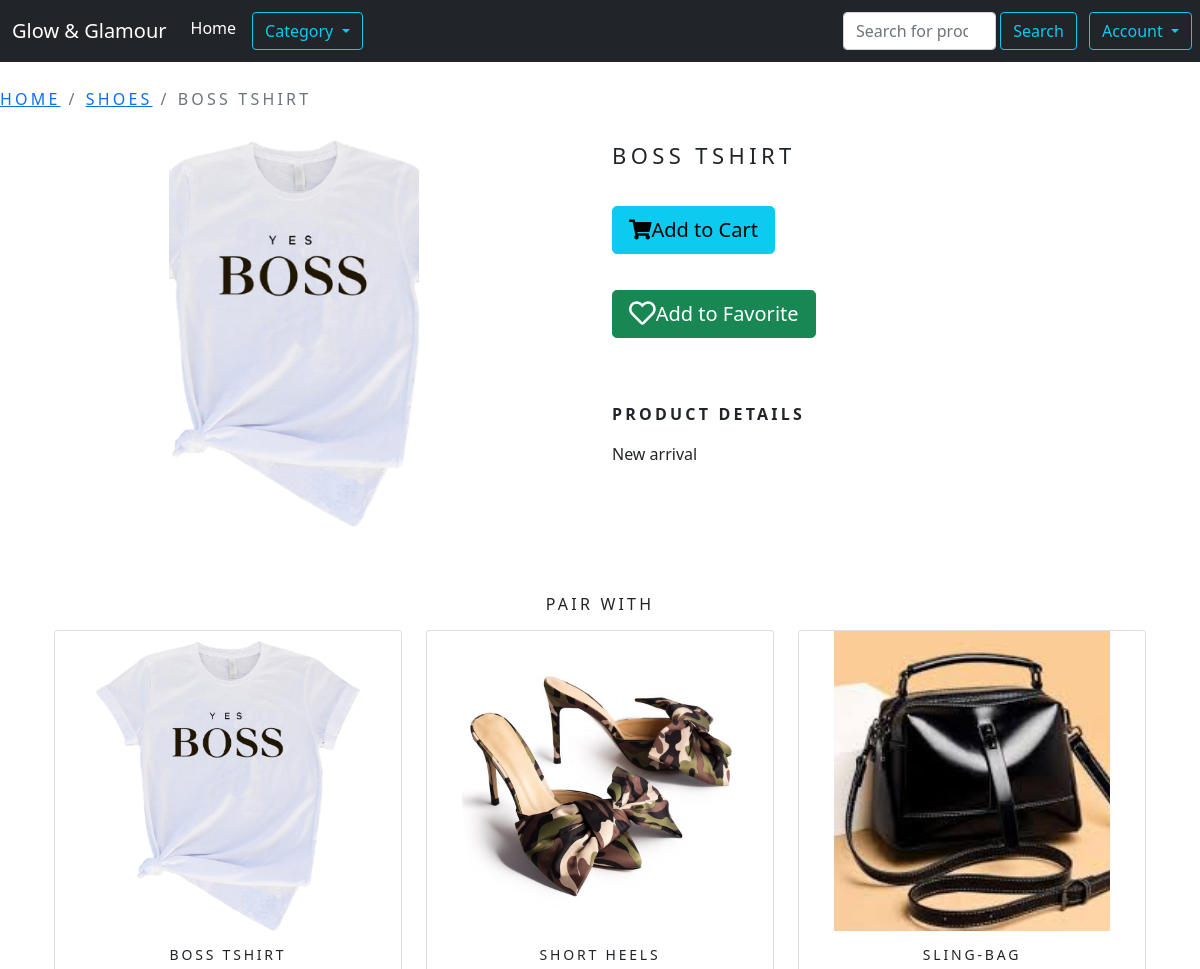
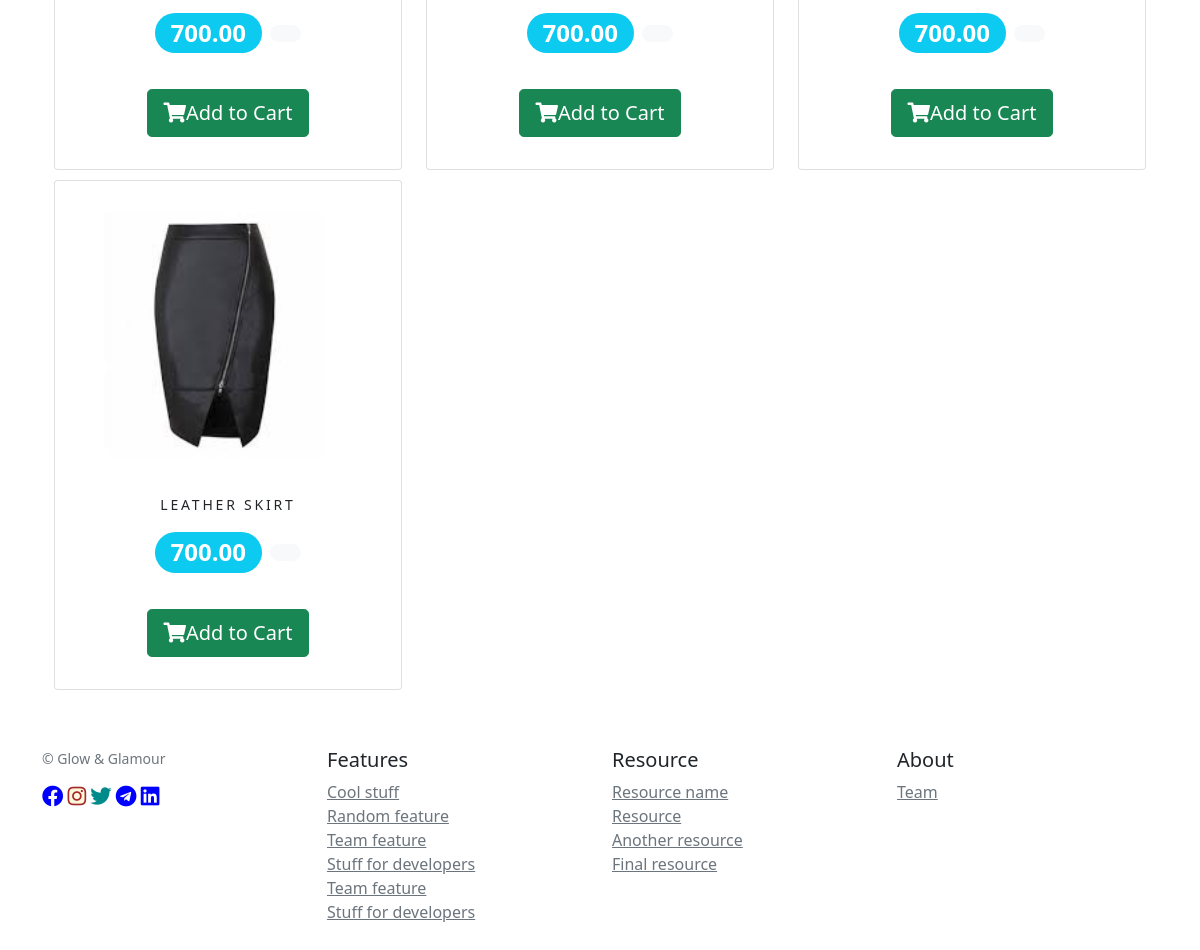
/shop/shoes/boss-tshirt/, run on the app's committed database (2 pictures, top to bottom).
### shop/models.py (models this page shows, shortened)
class Product(models.Model):
	pair_with = models.ManyToManyField("self",blank=True)
	name = models.CharField(max_length=50, unique=True,null=True)
	slug = models.SlugField(max_length=50, unique=True,null=True)
	description = models.TextField(blank=True,null=True)
	category = models.ForeignKey(Category, on_delete=models.CASCADE, null=True, blank=True)
	price = models.DecimalField(max_digits=10, decimal_places=2)
	discount=models.IntegerField(default="1")
	image = models.ImageField(upload_to='product', blank=True)
	stock = models.IntegerField(null=True)
	available = models.BooleanField(default=True,null=True)
	created = models.DateTimeField(auto_now=True,null=True)
	updated = models.DateTimeField(auto_now=True,null=True)
	favourite = models.ManyToManyField(User ,related_name='favourite',blank=True,null=True)
	class Meta:
		ordering = ('name',)
		verbose_name = 'product'
		verbose_name_plural = 'products'
	def get_url(self):
		return reverse('shop:ProdCatDetail', args=[self.category.slug, self.slug])

class Category(models.Model):
	name = models.CharField(max_length=50,unique=True,null=True)
	slug = models.SlugField(max_length=50,unique=True,null=True)
	image = models.ImageField(upload_to='product', blank=True)
	price = models.DecimalField(max_digits=10, decimal_places=2,null=True)
	description = models.TextField(blank=True)
	image = models.ImageField(upload_to='category',blank=True)
	class Meta:
		ordering = ('name',)
		verbose_name = 'category'
		verbose_name_plural = 'categories'
	def get_url(self):
		return reverse('shop:products_by_category', args=[self.slug])
	def __str__(self):
		return '{}'.format(self.name)

### shop/views.py (the view)
# urls.py: path('<slug:c_slug>/<slug:product_slug>/', views.ProdCatDetail, name='ProdCatDetail'), #view for product details
def ProdCatDetail(request, c_slug, product_slug):
    try:
        product = Product.objects.get(category__slug=c_slug, slug=product_slug)
        pair_with = product.pair_with.all()
        print(c_slug,product_slug)
        ctg= Category.objects.get(name=product.category)
        related_products = Product.objects.filter(category=ctg)
        context = {
            'ctg':ctg,
            'product':product,
            'related_products':related_products,
            "pair_with":pair_with,
        }
        print(product.pair_with, "is the product")
    except Exception as e:
        raise e
    return render(request, 'product.html', context)

### cart/context_processors.py (called while the page is built)
def counter(request): #Used to display no. of items in cart from navbar
	item_count = 0
	if 'admin' in request.path:
		return{}
	else:
		try:
			cart = Cart.objects.filter(cart_id=_cart_id(request))
			cart_items = CartItem.objects.all().filter(cart=cart[:1])
			for cart_item in cart_items:
				item_count += cart_item.quantity
		except Cart.DoesNotExist:
			item_count = 0
	return dict(item_count = item_count)

### cart/views.py (called while the page is built)
def _cart_id(request):
    cart = request.session.session_key
    if not cart:
        cart = request.session.create()
    return cart

### shop/context_processors.py (called while the page is built)
def menu_links(request):
	links = Category.objects.all()
	return dict(links=links)

### wish/context_processors.py (called while the page is built)
def counter(request):
	item_count = 0
	if 'admin' in request.path:
		return{}
	else:
		try:
			wish = Wish.objects.filter(wish_id=_wish_id(request))
			wish_items = WishItem.objects.all().filter(wish=wish[:1])
			for wish_item in wish_items:
				item_count += wish_item.quantity
		except Wish.DoesNotExist:
			item_count = 0
	return dict(item_count = item_count)

### wish/views.py (called while the page is built)
def _wish_id(request):
    wish = request.session.session_key
    if not wish:
        wish = request.session.create()
    return wish

### shop/templates/product.html (shortened to what this page needs)
{% extends "base.html" %}
{% load static %}
{% block content %}
	<div class="row my_prod_row_class">
		<nav aria-label="breadcrumb">
			<ol class="breadcrumb">
			  <li class="breadcrumb-item my_title" aria-current="page"><a href="{% url 'shop:allProdCat' %}">Home</a></li>
			  <li class="breadcrumb-item my_title" aria-current="page"><a href="{{ product.category.get_url }}">{{product.category}} </a></li>
			  <li class="breadcrumb-item active my_title" aria-current="page" >{{product.name}}</a></li>
			</ol>
		  </nav>
		<div class="container">
			<div class="row">
				<div class="col-12 col-sm-12 col-md-12 col-lg-6 text-center">
					<div style="min-width: 18rem">
						<img class="img" src="{{product.image.url}}" height="400px" width="250" alt="{{ product.name }}" class="d-block w-100" >
					</div>
				</div>
				<div class="col-12 col-sm-12 col-md-12 col-lg-6">
					<div>
						<h1 class="my_prod_title">{{product.name}}</h1>
						{% if product.stock <= 0 %}
						<p class="text-justify my_prod_text"><b>Out of Stock</b></p>
					    {% else %}
						<div class="row">
						<p><a class="btn btn-info btn-lg " href="{% url 'cart:add_cart' product.id %}"><i class="fas fa-shopping-cart"></i>Add to Cart</a></p>
						<form action="/" method="POST">
							<p><a class="btn btn-success btn-lg" type="submit" href="{% url 'wish:add_wish' product.id %}"><i class="far fa-heart fa-lg"></i>Add to Favorite</a></p>
						</form>
						</div>
					    {% endif %}
						<br>
						<br>
						<p class="my_title"><b>Product Details</b></p>
						<p class="text-justify my_prod_text">{{product.description}}</p>
					</div>
				</div>
			</div>
		</div>
	</div>
    <br>
	<br>
	<div>
		<h1 class="text-center my_title">Pair with</h1>
	</div>
    <div class="container">
		<div class="row mx-auto">
		{% for rel_product in related_products %}
		<div class="my_bottom_margin col-9 col-sm-12 col-md-4 col-md-12 col-lg-4">
			<div class="card text-center" style="min-width: 18rem;">
			<a href="{{ rel_product.get_url }}"><img class="img" src="{{rel_product.image.url}}" class="d-block w-100" alt="{{ rel_product.name }}" height="400px"></a>
			<div class="card-body">
			    <h4>{{rel_product.name}}</h4>
			    <p><h2><span class="badge rounded-pill bg-info">{{product.price}}</span> <span class="badge rounded-pill bg-light text-dark"><del>{{product.cut_through_price}}</del></span></h2></p>
			    {% if product.stock <= 0 %}
				<p class="text-justify my_prod_text"><b>Out of Stock</b></p>
			    {% else %}
				    <p><a class="btn btn-success btn-lg" href="{% url 'cart:add_cart' rel_product.id %}"><i class="fas fa-shopping-cart"></i>Add to Cart</a></p>
			    {% endif %}
			</div>
			</div>
		</div>
		{% endfor %}
		</div>
	</div>
{% include 'footer.html' %}
{% endblock %}

### static/css/custom.css (style rules this page uses)
.my_title { font-size: 16px; text-transform: uppercase; letter-spacing: .2em; }
.my_bottom_margin { margin-bottom: 10px; }
.card img { height:300px; width:276px; }
.card-body h4 { font-size: 14px; text-transform: uppercase; letter-spacing: .2em; }
.my_prod_row_class { padding-top: 15px; padding-bottom: 20px; }
.my_prod_title { font-size: 22px; text-transform: uppercase; letter-spacing: .2em; padding-top: 15px; padding-bottom: 10px; }
.my_prod_text { padding-right: 20px; }
html,body { height: 100%; }
form { font-size: 14px; }
.btn { font-size: 14px; margin-top:20px; }
* { box-sizing: border-box; }
html { overflow-x: hidden; }

### shop/templates/product.html (style rules this page uses)
.img { object-fit: cover; }

### data on the page
Product: category "SHOES", name "BOSS TSHIRT", image (picture), description "New arrival", price "700.00", stock "Add to Cart"
Product: image (picture), name "SHORT HEELS"
Product: image (picture), name "SLING-BAG"
Product: image (picture), name "LEATHER SKIRT"
